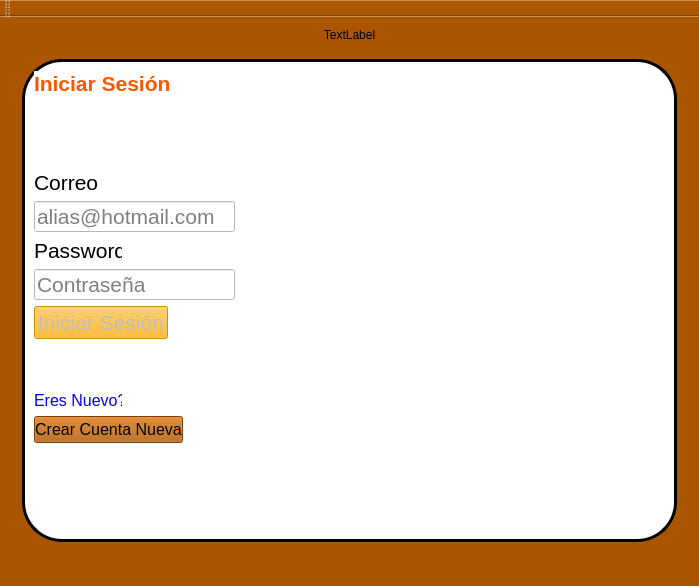
<?xml version="1.0" encoding="UTF-8"?>
<ui version="4.0">
 <class>MainWindow</class>
 <widget class="QMainWindow" name="MainWindow">
  <property name="geometry">
   <rect>
    <x>0</x>
    <y>0</y>
    <width>699</width>
    <height>586</height>
   </rect>
  </property>
  <property name="windowTitle">
   <string>Foreingzone</string>
  </property>
  <property name="styleSheet">
   <string notr="true">background-color: rgb(170, 85, 0);</string>
  </property>
  <widget class="QWidget" name="centralWidget">
   <layout class="QGridLayout" name="gridLayout">
    <item row="1" column="0">
     <widget class="QStackedWidget" name="stackedWidget">
      <property name="currentIndex">
       <number>0</number>
      </property>
      <widget class="QWidget" name="page">
       <layout class="QGridLayout" name="gridLayout_2">
        <item row="0" column="0">
         <widget class="QFrame" name="loginFrame">
          <property name="styleSheet">
           <string notr="true">

#loginFrame{

border: 3px solid black;
border-radius: 40px;
background-color:rgb(255,255,255);


}</string>
          </property>
          <property name="frameShape">
           <enum>QFrame::StyledPanel</enum>
          </property>
          <property name="frameShadow">
           <enum>QFrame::Raised</enum>
          </property>
          <widget class="QLabel" name="loginLabel">
           <property name="geometry">
            <rect>
             <x>12</x>
             <y>12</y>
             <width>142</width>
             <height>25</height>
            </rect>
           </property>
           <property name="font">
            <font>
             <pointsize>16</pointsize>
             <weight>75</weight>
             <bold>true</bold>
            </font>
           </property>
           <property name="styleSheet">
            <string notr="true">color: rgb(255, 85, 0);
background-color: rgb(255, 255, 255);</string>
           </property>
           <property name="text">
            <string>Iniciar Sesión</string>
           </property>
          </widget>
          <widget class="QLabel" name="emailLabel">
           <property name="geometry">
            <rect>
             <x>12</x>
             <y>111</y>
             <width>69</width>
             <height>25</height>
            </rect>
           </property>
           <property name="font">
            <font>
             <pointsize>16</pointsize>
            </font>
           </property>
           <property name="styleSheet">
            <string notr="true">background-color: rgb(255, 255, 255);</string>
           </property>
           <property name="text">
            <string>Correo </string>
           </property>
          </widget>
          <widget class="QLineEdit" name="emailLE">
           <property name="geometry">
            <rect>
             <x>12</x>
             <y>142</y>
             <width>201</width>
             <height>31</height>
            </rect>
           </property>
           <property name="font">
            <font>
             <pointsize>16</pointsize>
            </font>
           </property>
           <property name="styleSheet">
            <string notr="true">background-color: rgb(255, 255, 255);
border-color: rgb(255, 85, 0);</string>
           </property>
           <property name="placeholderText">
            <string>alias@hotmail.com</string>
           </property>
          </widget>
          <widget class="QLabel" name="passwordLabel">
           <property name="geometry">
            <rect>
             <x>12</x>
             <y>179</y>
             <width>88</width>
             <height>25</height>
            </rect>
           </property>
           <property name="font">
            <font>
             <pointsize>16</pointsize>
            </font>
           </property>
           <property name="styleSheet">
            <string notr="true">background-color: rgb(255, 255, 255);</string>
           </property>
           <property name="text">
            <string>Password</string>
           </property>
          </widget>
          <widget class="QLineEdit" name="passwordLE">
           <property name="geometry">
            <rect>
             <x>12</x>
             <y>210</y>
             <width>201</width>
             <height>31</height>
            </rect>
           </property>
           <property name="font">
            <font>
             <pointsize>16</pointsize>
            </font>
           </property>
           <property name="styleSheet">
            <string notr="true">background-color: rgb(255, 255, 255);</string>
           </property>
           <property name="echoMode">
            <enum>QLineEdit::Password</enum>
           </property>
           <property name="placeholderText">
            <string>Contraseña</string>
           </property>
          </widget>
          <widget class="QPushButton" name="loginPB">
           <property name="enabled">
            <bool>false</bool>
           </property>
           <property name="geometry">
            <rect>
             <x>12</x>
             <y>247</y>
             <width>134</width>
             <height>33</height>
            </rect>
           </property>
           <property name="font">
            <font>
             <pointsize>16</pointsize>
            </font>
           </property>
           <property name="cursor">
            <cursorShape>PointingHandCursor</cursorShape>
           </property>
           <property name="styleSheet">
            <string notr="true">background-color: rgb(255, 170, 0);</string>
           </property>
           <property name="text">
            <string>Iniciar Sesión</string>
           </property>
          </widget>
          <widget class="QLabel" name="newUserLabel">
           <property name="geometry">
            <rect>
             <x>12</x>
             <y>332</y>
             <width>88</width>
             <height>19</height>
            </rect>
           </property>
           <property name="font">
            <font>
             <pointsize>12</pointsize>
            </font>
           </property>
           <property name="cursor">
            <cursorShape>PointingHandCursor</cursorShape>
           </property>
           <property name="styleSheet">
            <string notr="true">color: rgb(0, 0, 255);
background-color: rgb(255, 255, 255);</string>
           </property>
           <property name="text">
            <string>Eres Nuevo?</string>
           </property>
          </widget>
          <widget class="QPushButton" name="newUserPB">
           <property name="geometry">
            <rect>
             <x>12</x>
             <y>357</y>
             <width>149</width>
             <height>27</height>
            </rect>
           </property>
           <property name="font">
            <font>
             <pointsize>12</pointsize>
            </font>
           </property>
           <property name="cursor">
            <cursorShape>PointingHandCursor</cursorShape>
           </property>
           <property name="text">
            <string>Crear Cuenta Nueva</string>
           </property>
          </widget>
          <widget class="QLabel" name="ErrorDeCorreo">
           <property name="geometry">
            <rect>
             <x>20</x>
             <y>290</y>
             <width>111</width>
             <height>16</height>
            </rect>
           </property>
           <property name="font">
            <font>
             <pointsize>10</pointsize>
            </font>
           </property>
           <property name="styleSheet">
            <string notr="true">background-color: rgb(255, 255, 255);
color: rgb(255, 0, 0);</string>
           </property>
           <property name="text">
            <string/>
           </property>
          </widget>
         </widget>
        </item>
       </layout>
      </widget>
      <widget class="QWidget" name="page_2">
       <layout class="QGridLayout" name="gridLayout_3">
        <item row="0" column="0">
         <widget class="QFrame" name="newUserFrame">
          <property name="styleSheet">
           <string notr="true">

#newUserFrame {
border: 3px solid black;
border-radius: 40px;
	background-color: rgb(255, 255, 255);
}
 
</string>
          </property>
          <property name="frameShape">
           <enum>QFrame::StyledPanel</enum>
          </property>
          <property name="frameShadow">
           <enum>QFrame::Raised</enum>
          </property>
          <layout class="QFormLayout" name="formLayout">
           <item row="0" column="0">
            <widget class="QLabel" name="createUserLabel">
             <property name="font">
              <font>
               <pointsize>24</pointsize>
               <weight>75</weight>
               <bold>true</bold>
              </font>
             </property>
             <property name="styleSheet">
              <string notr="true">color: rgb(255, 85, 0);
background-color: rgb(255, 255, 255);</string>
             </property>
             <property name="text">
              <string>Crear Cuenta</string>
             </property>
            </widget>
           </item>
           <item row="1" column="0">
            <widget class="QLabel" name="newNamLB">
             <property name="font">
              <font>
               <pointsize>16</pointsize>
              </font>
             </property>
             <property name="styleSheet">
              <string notr="true">background-color: rgb(255, 255, 255);</string>
             </property>
             <property name="text">
              <string>Nombre</string>
             </property>
            </widget>
           </item>
           <item row="2" column="0">
            <widget class="QLineEdit" name="newNameLE">
             <property name="font">
              <font>
               <pointsize>16</pointsize>
              </font>
             </property>
             <property name="styleSheet">
              <string notr="true">background-color: rgb(255, 255, 255);</string>
             </property>
             <property name="placeholderText">
              <string>Juan Perez</string>
             </property>
            </widget>
           </item>
           <item row="3" column="0">
            <widget class="QLabel" name="newMailLabel">
             <property name="font">
              <font>
               <pointsize>16</pointsize>
              </font>
             </property>
             <property name="styleSheet">
              <string notr="true">background-color: rgb(255, 255, 255);</string>
             </property>
             <property name="text">
              <string>Correo</string>
             </property>
            </widget>
           </item>
           <item row="4" column="0">
            <widget class="QLineEdit" name="newMailLE">
             <property name="font">
              <font>
               <pointsize>16</pointsize>
              </font>
             </property>
             <property name="styleSheet">
              <string notr="true">background-color: rgb(255, 255, 255);</string>
             </property>
             <property name="placeholderText">
              <string>alias@gmail.com</string>
             </property>
            </widget>
           </item>
           <item row="5" column="0">
            <widget class="QLabel" name="newPasswordLabel">
             <property name="font">
              <font>
               <pointsize>16</pointsize>
              </font>
             </property>
             <property name="styleSheet">
              <string notr="true">background-color: rgb(255, 255, 255);</string>
             </property>
             <property name="text">
              <string>Contraseña</string>
             </property>
            </widget>
           </item>
           <item row="6" column="0">
            <widget class="QLineEdit" name="newPasswordLE">
             <property name="font">
              <font>
               <pointsize>16</pointsize>
              </font>
             </property>
             <property name="styleSheet">
              <string notr="true">background-color: rgb(255, 255, 255);</string>
             </property>
             <property name="echoMode">
              <enum>QLineEdit::Password</enum>
             </property>
            </widget>
           </item>
           <item row="7" column="0">
            <widget class="QLabel" name="newPasswordLabelC">
             <property name="font">
              <font>
               <pointsize>16</pointsize>
              </font>
             </property>
             <property name="styleSheet">
              <string notr="true">background-color: rgb(255, 255, 255);</string>
             </property>
             <property name="text">
              <string>Verificacion de contraseña</string>
             </property>
            </widget>
           </item>
           <item row="8" column="0">
            <widget class="QLineEdit" name="newPasswordLEC">
             <property name="font">
              <font>
               <pointsize>16</pointsize>
              </font>
             </property>
             <property name="styleSheet">
              <string notr="true">background-color: rgb(255, 255, 255);</string>
             </property>
             <property name="echoMode">
              <enum>QLineEdit::Password</enum>
             </property>
            </widget>
           </item>
           <item row="9" column="0">
            <widget class="QLabel" name="newError">
             <property name="font">
              <font>
               <pointsize>9</pointsize>
              </font>
             </property>
             <property name="styleSheet">
              <string notr="true">color: rgb(255, 0, 0);
background-color: rgb(255, 255, 255);</string>
             </property>
             <property name="text">
              <string/>
             </property>
            </widget>
           </item>
           <item row="10" column="0">
            <widget class="QPushButton" name="createPB">
             <property name="enabled">
              <bool>false</bool>
             </property>
             <property name="font">
              <font>
               <pointsize>16</pointsize>
              </font>
             </property>
             <property name="cursor">
              <cursorShape>PointingHandCursor</cursorShape>
             </property>
             <property name="styleSheet">
              <string notr="true">#createPB{
background-color: rgb(255, 170, 0);
}</string>
             </property>
             <property name="text">
              <string>Crear Cuenta</string>
             </property>
            </widget>
           </item>
          </layout>
         </widget>
        </item>
       </layout>
      </widget>
      <widget class="QWidget" name="page_3">
       <layout class="QGridLayout" name="gridLayout_4">
        <item row="0" column="0">
         <widget class="QComboBox" name="OrdenBox">
          <item>
           <property name="text">
            <string>-</string>
           </property>
          </item>
          <item>
           <property name="text">
            <string>Descendente</string>
           </property>
          </item>
          <item>
           <property name="text">
            <string>Ascendente</string>
           </property>
          </item>
         </widget>
        </item>
        <item row="1" column="0">
         <widget class="QLineEdit" name="lineEditBuscar"/>
        </item>
        <item row="2" column="0">
         <widget class="QScrollArea" name="scrollArea">
          <property name="styleSheet">
           <string notr="true">background-color: rgb(255, 255, 255);</string>
          </property>
          <property name="widgetResizable">
           <bool>true</bool>
          </property>
          <widget class="QWidget" name="scrollAreaWidgetContents">
           <property name="geometry">
            <rect>
             <x>0</x>
             <y>0</y>
             <width>661</width>
             <height>195</height>
            </rect>
           </property>
           <layout class="QGridLayout" name="gridLayout_6">
            <item row="0" column="0">
             <layout class="QGridLayout" name="gridLayout_5"/>
            </item>
           </layout>
          </widget>
         </widget>
        </item>
        <item row="3" column="0">
         <widget class="QComboBox" name="TipoBox">
          <item>
           <property name="text">
            <string>Todos los departamentos</string>
           </property>
          </item>
          <item>
           <property name="text">
            <string>Comida</string>
           </property>
          </item>
          <item>
           <property name="text">
            <string>Deportes</string>
           </property>
          </item>
          <item>
           <property name="text">
            <string>Electronico</string>
           </property>
          </item>
          <item>
           <property name="text">
            <string>Hogar</string>
           </property>
          </item>
          <item>
           <property name="text">
            <string>Libros</string>
           </property>
          </item>
         </widget>
        </item>
        <item row="4" column="0">
         <widget class="QFrame" name="frameNuevo">
          <property name="minimumSize">
           <size>
            <width>0</width>
            <height>100</height>
           </size>
          </property>
          <property name="maximumSize">
           <size>
            <width>700</width>
            <height>400</height>
           </size>
          </property>
          <property name="styleSheet">
           <string notr="true">background-color: rgb(255, 255, 255);</string>
          </property>
          <property name="frameShape">
           <enum>QFrame::StyledPanel</enum>
          </property>
          <property name="frameShadow">
           <enum>QFrame::Raised</enum>
          </property>
          <layout class="QGridLayout" name="gridLayout_7">
           <item row="0" column="0">
            <widget class="QScrollArea" name="scrollDestacados">
             <property name="minimumSize">
              <size>
               <width>10</width>
               <height>10</height>
              </size>
             </property>
             <property name="maximumSize">
              <size>
               <width>700</width>
               <height>400</height>
              </size>
             </property>
             <property name="widgetResizable">
              <bool>true</bool>
             </property>
             <widget class="QWidget" name="scrollAreaWidgetContents_2">
              <property name="geometry">
               <rect>
                <x>0</x>
                <y>0</y>
                <width>641</width>
                <height>175</height>
               </rect>
              </property>
              <layout class="QGridLayout" name="gridLayout_8">
               <item row="0" column="0">
                <layout class="QGridLayout" name="gridLayoutNuevo"/>
               </item>
              </layout>
             </widget>
            </widget>
           </item>
          </layout>
         </widget>
        </item>
       </layout>
      </widget>
     </widget>
    </item>
    <item row="0" column="0">
     <widget class="QLabel" name="Logo">
      <property name="minimumSize">
       <size>
        <width>100</width>
        <height>0</height>
       </size>
      </property>
      <property name="maximumSize">
       <size>
        <width>10777215</width>
        <height>10777215</height>
       </size>
      </property>
      <property name="text">
       <string>TextLabel</string>
      </property>
      <property name="scaledContents">
       <bool>false</bool>
      </property>
      <property name="alignment">
       <set>Qt::AlignCenter</set>
      </property>
     </widget>
    </item>
   </layout>
  </widget>
  <widget class="QMenuBar" name="menuBar">
   <property name="geometry">
    <rect>
     <x>0</x>
     <y>0</y>
     <width>699</width>
     <height>21</height>
    </rect>
   </property>
  </widget>
  <widget class="QToolBar" name="mainToolBar">
   <attribute name="toolBarArea">
    <enum>TopToolBarArea</enum>
   </attribute>
   <attribute name="toolBarBreak">
    <bool>false</bool>
   </attribute>
  </widget>
  <widget class="QStatusBar" name="statusBar"/>
 </widget>
 <layoutdefault spacing="6" margin="11"/>
 <resources/>
 <connections/>
</ui>
